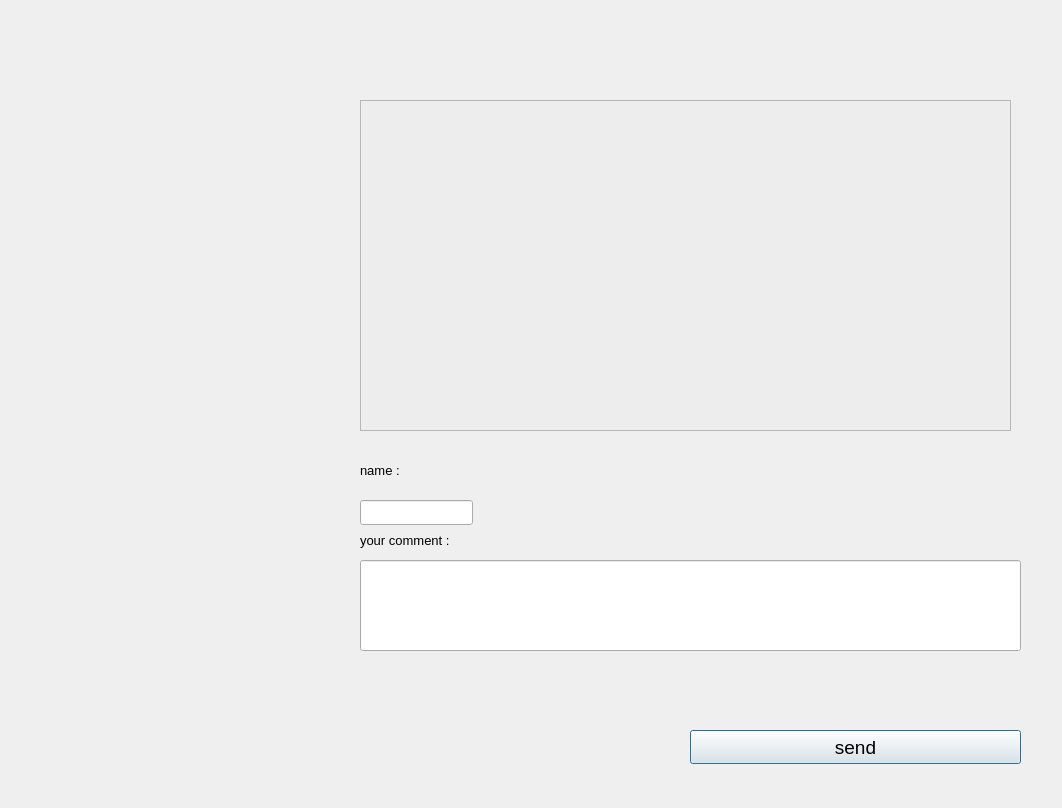
<?xml version="1.0" encoding="UTF-8"?>
<ui version="4.0">
 <class>client_interface</class>
 <widget class="QDialog" name="client_interface">
  <property name="geometry">
   <rect>
    <x>0</x>
    <y>0</y>
    <width>1062</width>
    <height>808</height>
   </rect>
  </property>
  <property name="font">
   <font>
    <pointsize>14</pointsize>
   </font>
  </property>
  <property name="windowTitle">
   <string>Dialog</string>
  </property>
  <widget class="QPushButton" name="pushButton">
   <property name="geometry">
    <rect>
     <x>690</x>
     <y>730</y>
     <width>331</width>
     <height>34</height>
    </rect>
   </property>
   <property name="text">
    <string>send</string>
   </property>
  </widget>
  <widget class="QLineEdit" name="reviewSend">
   <property name="geometry">
    <rect>
     <x>360</x>
     <y>560</y>
     <width>661</width>
     <height>91</height>
    </rect>
   </property>
  </widget>
  <widget class="QTableView" name="reppp">
   <property name="geometry">
    <rect>
     <x>360</x>
     <y>100</y>
     <width>651</width>
     <height>331</height>
    </rect>
   </property>
   <property name="styleSheet">
    <string notr="true">background:#EDEDED;
color:#6563FF;
font-size:16px;
</string>
   </property>
  </widget>
  <widget class="QLineEdit" name="name_send">
   <property name="geometry">
    <rect>
     <x>360</x>
     <y>500</y>
     <width>113</width>
     <height>25</height>
    </rect>
   </property>
  </widget>
  <widget class="QLabel" name="label">
   <property name="geometry">
    <rect>
     <x>360</x>
     <y>460</y>
     <width>69</width>
     <height>20</height>
    </rect>
   </property>
   <property name="font">
    <font>
     <pointsize>10</pointsize>
    </font>
   </property>
   <property name="text">
    <string>name :</string>
   </property>
  </widget>
  <widget class="QLabel" name="label_2">
   <property name="geometry">
    <rect>
     <x>360</x>
     <y>530</y>
     <width>211</width>
     <height>21</height>
    </rect>
   </property>
   <property name="font">
    <font>
     <pointsize>10</pointsize>
    </font>
   </property>
   <property name="text">
    <string>your comment :</string>
   </property>
  </widget>
  <widget class="QLabel" name="label_3">
   <property name="geometry">
    <rect>
     <x>-240</x>
     <y>-320</y>
     <width>1461</width>
     <height>1161</height>
    </rect>
   </property>
   <property name="pixmap">
    <pixmap>../../../../../Downloads/wp8552433-white-pc-wallpapers.jpg</pixmap>
   </property>
  </widget>
  <zorder>label_3</zorder>
  <zorder>pushButton</zorder>
  <zorder>reviewSend</zorder>
  <zorder>reppp</zorder>
  <zorder>name_send</zorder>
  <zorder>label</zorder>
  <zorder>label_2</zorder>
 </widget>
 <resources/>
 <connections/>
</ui>
